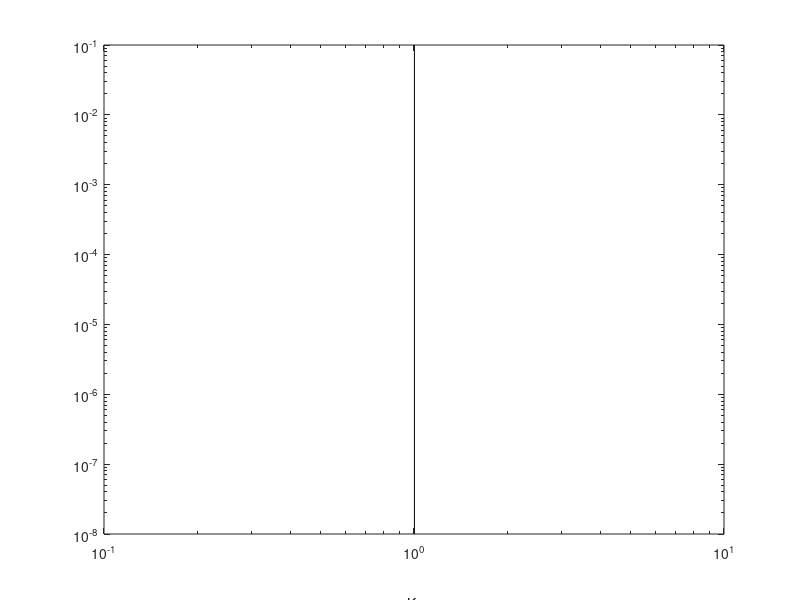

The MATLAB source for this figure:
% Tf
yy = [1e-5 1e-2];
xx = 1./[15.981/24  15.981/24];
loglog(xx, yy, 'k')
text(xx(1), 2e-2, 'f', 'color', 'k', 'horizontalalignment', 'center')



%M2
yy = [1e-8 1e-1];
xx = 1./[12.42/24  12.42/24];
loglog(xx, yy, 'k')
text(xx(1), 1e-9, 'M_2', 'color', 'k', 'horizontalalignment', 'center')

%M4
yy = [1e-5 1e-1];
xx = 1./([12.42/24  12.42/24]./2);
loglog(xx, yy, 'k')
text(xx(1), 2e-1, 'M_4', 'color', 'k', 'horizontalalignment', 'center')

% K1
yy = [1e-8 1e-1];
xx = 1./([23.93/24 23.93/24]);
loglog(xx, yy, 'k')
text(xx(1), 1e-9, 'K_1', 'color', 'k', 'horizontalalignment', 'center')

